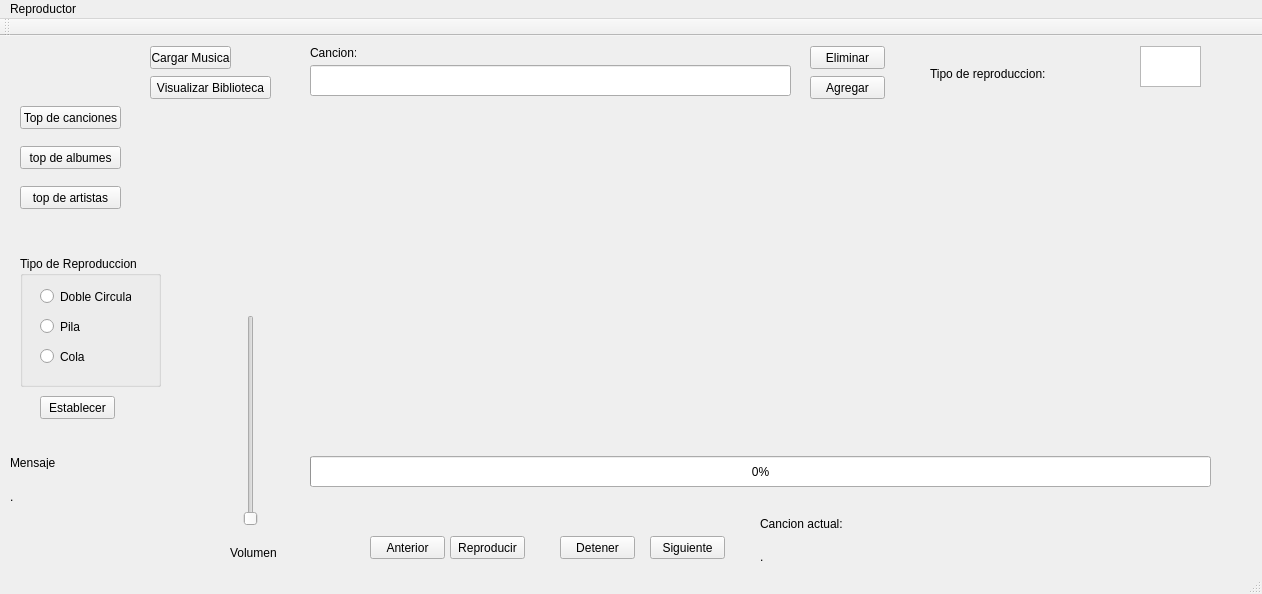
<?xml version="1.0" encoding="UTF-8"?>
<ui version="4.0">
 <class>MainWindow</class>
 <widget class="QMainWindow" name="MainWindow">
  <property name="geometry">
   <rect>
    <x>0</x>
    <y>0</y>
    <width>1262</width>
    <height>594</height>
   </rect>
  </property>
  <property name="windowTitle">
   <string>MainWindow</string>
  </property>
  <widget class="QWidget" name="centralWidget">
   <widget class="QPushButton" name="pushButton">
    <property name="geometry">
     <rect>
      <x>150</x>
      <y>10</y>
      <width>81</width>
      <height>23</height>
     </rect>
    </property>
    <property name="text">
     <string>Cargar Musica</string>
    </property>
   </widget>
   <widget class="QPushButton" name="pushButton_2">
    <property name="geometry">
     <rect>
      <x>150</x>
      <y>40</y>
      <width>121</width>
      <height>23</height>
     </rect>
    </property>
    <property name="text">
     <string>Visualizar Biblioteca</string>
    </property>
   </widget>
   <widget class="QPushButton" name="pushButton_3">
    <property name="geometry">
     <rect>
      <x>20</x>
      <y>70</y>
      <width>101</width>
      <height>23</height>
     </rect>
    </property>
    <property name="text">
     <string>Top de canciones</string>
    </property>
   </widget>
   <widget class="QPushButton" name="pushButton_4">
    <property name="geometry">
     <rect>
      <x>20</x>
      <y>110</y>
      <width>101</width>
      <height>23</height>
     </rect>
    </property>
    <property name="text">
     <string>top de albumes</string>
    </property>
   </widget>
   <widget class="QPushButton" name="pushButton_5">
    <property name="geometry">
     <rect>
      <x>20</x>
      <y>150</y>
      <width>101</width>
      <height>23</height>
     </rect>
    </property>
    <property name="text">
     <string>top de artistas</string>
    </property>
   </widget>
   <widget class="QGroupBox" name="groupBox">
    <property name="geometry">
     <rect>
      <x>20</x>
      <y>220</y>
      <width>141</width>
      <height>131</height>
     </rect>
    </property>
    <property name="title">
     <string>Tipo de Reproduccion</string>
    </property>
    <widget class="QRadioButton" name="radioButton">
     <property name="geometry">
      <rect>
       <x>20</x>
       <y>30</y>
       <width>91</width>
       <height>21</height>
      </rect>
     </property>
     <property name="text">
      <string>Doble Circular</string>
     </property>
    </widget>
    <widget class="QRadioButton" name="radioButton_2">
     <property name="geometry">
      <rect>
       <x>20</x>
       <y>60</y>
       <width>81</width>
       <height>21</height>
      </rect>
     </property>
     <property name="text">
      <string>Pila</string>
     </property>
    </widget>
    <widget class="QRadioButton" name="radioButton_3">
     <property name="geometry">
      <rect>
       <x>20</x>
       <y>90</y>
       <width>81</width>
       <height>21</height>
      </rect>
     </property>
     <property name="text">
      <string>Cola</string>
     </property>
    </widget>
   </widget>
   <widget class="QPushButton" name="pushButton_6">
    <property name="geometry">
     <rect>
      <x>40</x>
      <y>360</y>
      <width>75</width>
      <height>23</height>
     </rect>
    </property>
    <property name="text">
     <string>Establecer</string>
    </property>
   </widget>
   <widget class="QLabel" name="label">
    <property name="geometry">
     <rect>
      <x>310</x>
      <y>10</y>
      <width>46</width>
      <height>13</height>
     </rect>
    </property>
    <property name="text">
     <string>Cancion:</string>
    </property>
   </widget>
   <widget class="QLineEdit" name="lineEdit">
    <property name="geometry">
     <rect>
      <x>310</x>
      <y>29</y>
      <width>481</width>
      <height>31</height>
     </rect>
    </property>
   </widget>
   <widget class="QPushButton" name="pushButton_7">
    <property name="geometry">
     <rect>
      <x>810</x>
      <y>40</y>
      <width>75</width>
      <height>23</height>
     </rect>
    </property>
    <property name="text">
     <string>Agregar</string>
    </property>
   </widget>
   <widget class="QGraphicsView" name="graphicsView">
    <property name="geometry">
     <rect>
      <x>1140</x>
      <y>10</y>
      <width>61</width>
      <height>41</height>
     </rect>
    </property>
   </widget>
   <widget class="QPushButton" name="pushButton_8">
    <property name="geometry">
     <rect>
      <x>370</x>
      <y>500</y>
      <width>75</width>
      <height>23</height>
     </rect>
    </property>
    <property name="text">
     <string>Anterior</string>
    </property>
   </widget>
   <widget class="QPushButton" name="pushButton_9">
    <property name="geometry">
     <rect>
      <x>450</x>
      <y>500</y>
      <width>75</width>
      <height>23</height>
     </rect>
    </property>
    <property name="text">
     <string>Reproducir</string>
    </property>
   </widget>
   <widget class="QPushButton" name="pushButton_10">
    <property name="geometry">
     <rect>
      <x>560</x>
      <y>500</y>
      <width>75</width>
      <height>23</height>
     </rect>
    </property>
    <property name="text">
     <string>Detener</string>
    </property>
   </widget>
   <widget class="QPushButton" name="pushButton_11">
    <property name="geometry">
     <rect>
      <x>650</x>
      <y>500</y>
      <width>75</width>
      <height>23</height>
     </rect>
    </property>
    <property name="text">
     <string>Siguiente</string>
    </property>
   </widget>
   <widget class="QLabel" name="label_2">
    <property name="geometry">
     <rect>
      <x>930</x>
      <y>30</y>
      <width>301</width>
      <height>16</height>
     </rect>
    </property>
    <property name="text">
     <string>Tipo de reproduccion: </string>
    </property>
   </widget>
   <widget class="QLabel" name="label_3">
    <property name="geometry">
     <rect>
      <x>760</x>
      <y>510</y>
      <width>451</width>
      <height>21</height>
     </rect>
    </property>
    <property name="text">
     <string>.</string>
    </property>
   </widget>
   <widget class="QLabel" name="label_4">
    <property name="geometry">
     <rect>
      <x>10</x>
      <y>420</y>
      <width>46</width>
      <height>13</height>
     </rect>
    </property>
    <property name="text">
     <string>Mensaje:</string>
    </property>
   </widget>
   <widget class="QLabel" name="label_5">
    <property name="geometry">
     <rect>
      <x>10</x>
      <y>450</y>
      <width>361</width>
      <height>21</height>
     </rect>
    </property>
    <property name="text">
     <string>.</string>
    </property>
   </widget>
   <widget class="QLabel" name="label_6">
    <property name="geometry">
     <rect>
      <x>760</x>
      <y>480</y>
      <width>121</width>
      <height>16</height>
     </rect>
    </property>
    <property name="text">
     <string>Cancion actual: </string>
    </property>
   </widget>
   <widget class="QPushButton" name="pushButton_12">
    <property name="geometry">
     <rect>
      <x>810</x>
      <y>10</y>
      <width>75</width>
      <height>23</height>
     </rect>
    </property>
    <property name="text">
     <string>Eliminar</string>
    </property>
   </widget>
   <widget class="QProgressBar" name="progressBar">
    <property name="geometry">
     <rect>
      <x>310</x>
      <y>420</y>
      <width>901</width>
      <height>31</height>
     </rect>
    </property>
    <property name="value">
     <number>0</number>
    </property>
   </widget>
   <widget class="QSlider" name="verticalSlider">
    <property name="geometry">
     <rect>
      <x>240</x>
      <y>279</y>
      <width>22</width>
      <height>211</height>
     </rect>
    </property>
    <property name="orientation">
     <enum>Qt::Vertical</enum>
    </property>
   </widget>
   <widget class="QLabel" name="label_7">
    <property name="geometry">
     <rect>
      <x>230</x>
      <y>510</y>
      <width>46</width>
      <height>13</height>
     </rect>
    </property>
    <property name="text">
     <string>Volumen</string>
    </property>
   </widget>
   <widget class="QLabel" name="lblbiblioteca">
    <property name="geometry">
     <rect>
      <x>320</x>
      <y>90</y>
      <width>851</width>
      <height>291</height>
     </rect>
    </property>
    <property name="text">
     <string/>
    </property>
    <property name="scaledContents">
     <bool>true</bool>
    </property>
   </widget>
  </widget>
  <widget class="QMenuBar" name="menuBar">
   <property name="geometry">
    <rect>
     <x>0</x>
     <y>0</y>
     <width>1262</width>
     <height>21</height>
    </rect>
   </property>
   <widget class="QMenu" name="menuReproductor">
    <property name="title">
     <string>Reproductor</string>
    </property>
   </widget>
   <addaction name="menuReproductor"/>
  </widget>
  <widget class="QToolBar" name="mainToolBar">
   <attribute name="toolBarArea">
    <enum>TopToolBarArea</enum>
   </attribute>
   <attribute name="toolBarBreak">
    <bool>false</bool>
   </attribute>
  </widget>
  <widget class="QStatusBar" name="statusBar"/>
 </widget>
 <layoutdefault spacing="6" margin="11"/>
 <resources/>
 <connections/>
</ui>
